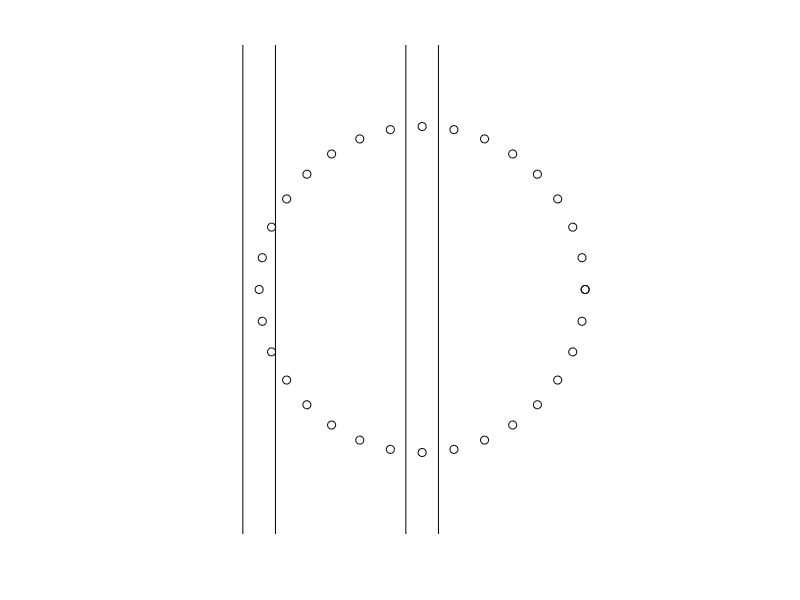

Here is the MATLAB script that generated this plot:
theta = 0:pi/16:2*pi;
y = sin(theta);
x = cos(theta);

scatter(x,y,'k')

axis image
axis off
hold on
plot([-1.1 -1.1],[-1.5 1.5],'color','k')
plot([-.9 -.9],[-1.5 1.5],'color','k')

plot([-.1 -.1],[-1.5 1.5],'color','k')
plot([.1 .1],[-1.5 1.5],'color','k')